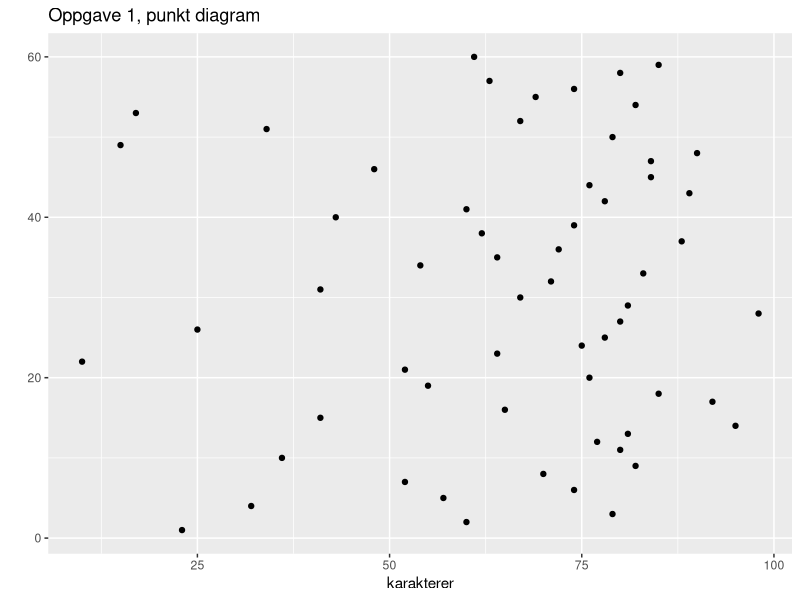
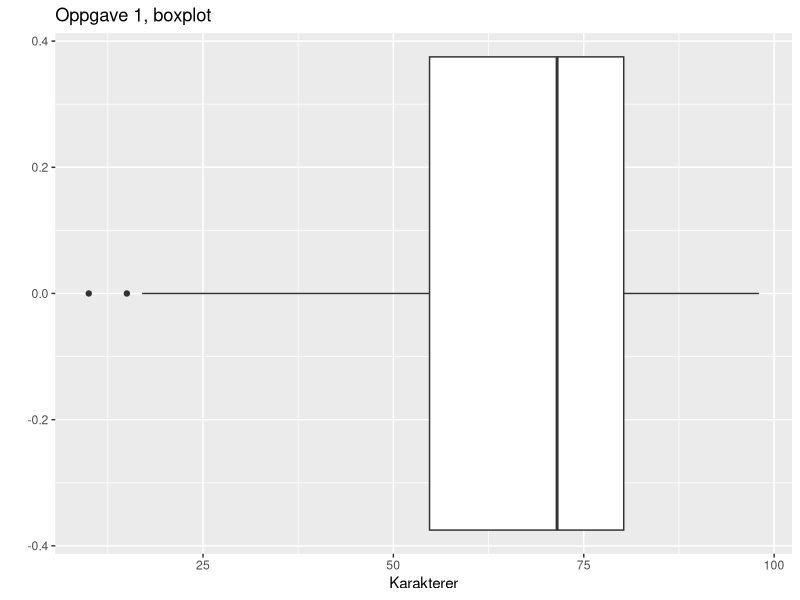

These figures' R source, in order:
## ---- chunk 1
library(tidyverse)
library(stringr)
karakterer <- "23 60 79 32 57 74 52 70 82 36 80 77 81 95 41 65 92 85 55 76 52 10 64 75 78 25 80 98 81 67 41 71 83 54 64 72 88 62 74 43 60 78 89 76 84 48 84 90 15 79 34 67 17 82 69 74 63 80 85 61"
karakterer <- str_replace_all(karakterer, " ", "\n")


karakterer <- read.csv(text=karakterer, header=FALSE) 

karakterer <- karakterer %>% 
  rename(karakterer = V1) %>% 
  mutate(index = row_number())


karakterer %>% 
  ggplot(aes(x=karakterer, y=index)) + 
  geom_point()+
  labs(y="", title="Oppgave 1, punkt diagram")

## ---- chunk 2
karakterer %>% 
  ggplot(aes(x=karakterer)) +
  geom_boxplot() +
  labs(title="Oppgave 1, boxplot", x="Karakterer", y="")
## ---- chunk 3
#factorial(10)/(factorial(8)*factorial(10-8))
choose(10, 8)
## ---- chunk 4
choose(7, 5)
#factorial(7)/(factorial(5)*factorial(7-5))
## ---- chunk 5
#(factorial(10)/(factorial(8)*factorial(10-8)))*factorial(8)
choose(10, 8)*factorial(8)
## ---- chunk 6
#factorial(10)/(factorial(8)*factorial(10-8))
choose(10, 8)
## ---- chunk 7



ab_uten_i_og_j <- choose(6, 4)


ab_enten_ij <- choose(6, 3) * 2 

uten_abij <- choose(6, 6)


i_eller_j_uten_ab <- choose(8, 6)


ab_uten_ij <- choose(6, 4) * 2  


print(ab_uten_i_og_j + ab_enten_ij + uten_abij + i_eller_j_uten_ab + ab_uten_ij)

## ---- chunk 8
1 - (choose(9, 8) / choose(10, 8))
## ---- chunk 9
1 - (choose(8, 8) / choose(10, 8))
